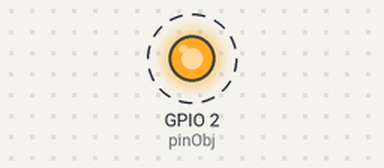
Bench run of a program on a simulated ESP32 board running MicroPython. On the bench: output pins drawn as LEDs (lit = HIGH). Dashed ring = blinking.

Above: at 0.5 s.
Timing chart, 0 to 4.6 s (numbered marks = the images above):
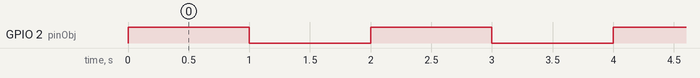

The program:

main.py
```python
from machine import Pin, Signal
import time


# 指明 GPIO2 管脚
pinObj = Pin(2, Pin.OUT)
# led = Signal(pinObj, invert=True)
led = Signal(pinObj, invert=False)

# 循环执行
while True:
  # pinObj.off()  # 点亮 LED
  led.on()
  time.sleep(1)  # 等待 x 秒
  # pinObj.on()  # 熄灭 LED
  led.off()
  time.sleep(1)  # 等待 x 秒
```

Measured:
- by itself, GPIO 2 (pinObj): alternates HIGH for 1.0 s and LOW for 1.0 s
